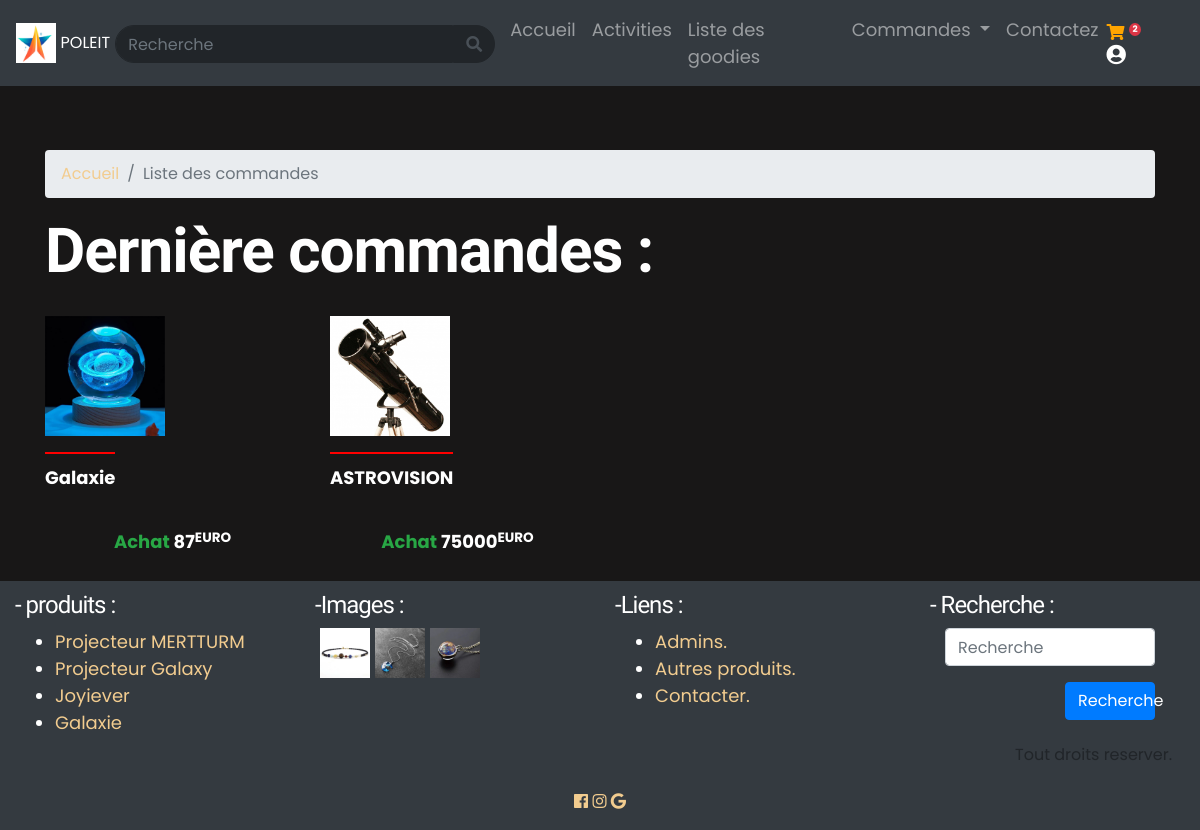
Page /Espace_membre/controleur/listeCommandes_controleur.php (signed in) on the committed database.
### tables this page shows
CREATE TABLE IF NOT EXISTS `commandes` (
  `id` int NOT NULL AUTO_INCREMENT,
  `id_uti` int NOT NULL,
  `id_produit` int NOT NULL,
  `nb_l` int NOT NULL,
  `nb_j` int NOT NULL,
  `prix` int NOT NULL,
  `num` int NOT NULL,
  `etat` enum('Louer','Acheter') NOT NULL,
  `dateL` date DEFAULT NULL,
  `livraison` enum('livré','non livré') NOT NULL,
  `date` date NOT NULL,
  PRIMARY KEY (`id`)
);

CREATE TABLE IF NOT EXISTS `produits` (
  `id` int NOT NULL AUTO_INCREMENT,
  `titre` varchar(255) NOT NULL,
  `p_ach` int NOT NULL,
  `dispo` varchar(11) NOT NULL,
  `stock` int NOT NULL,
  `cat` varchar(255) NOT NULL,
  `nb_v` int NOT NULL,
  `disc` text NOT NULL,
  `promo` int NOT NULL,
  `image` varchar(255) NOT NULL,
  PRIMARY KEY (`id`)
);

### Espace_membre/controleur/listeCommandes_controleur.php (called while the page is built, shortened)
<?php
    include('../../autre/bdd.php');
    include('../modele/accueil_modele.php');
    include('../modele/Produit_modele.php');
    include('../vue/listeCommandes_vue.php');
?>

### Espace_membre/modele/Produit_modele.php (called while the page is built, shortened)
<?php
    function get_commandes($id){
        global $bdd;
        $rep = $bdd->query('SELECT *, commandes.id as id_comm FROM commandes,produits WHERE produits.id = id_produit and id_uti = '.$id.' and livraison = "non livré" ORDER BY commandes.id DESC ');
        return $rep;
    }
?>

### Espace_membre/modele/accueil_modele.php (called while the page is built, shortened)
<?php
    function get_produits($d,$f){
        global $bdd;
        $rep = $bdd->query('SELECT * FROM produits ORDER BY id DESC LIMIT '.$d.','.$f);
        return $rep;
    }
?>

### Espace_membre/vue/listeCommandes_vue.php (the view, shortened to what this page needs)
<html>
<head>
    <link rel="stylesheet" href="../../css/bootstrap/dist/css/bootstrap.min.css" />
    <link rel="stylesheet" href="../../css/bootstrap/icone/css/all.css">
    <link href="../../css/style.css" rel="stylesheet" />
</head>
<body>
    <?php include("../autre/menu.php"); ?>
    <section class="container" id="princi">
        <article>
            <nav aria-label="breadcrumb">
                <ol class="breadcrumb">
                    <li class="breadcrumb-item"><a href="accueil_controleur.php">Accueil</a></li>
                    <li class="breadcrumb-item active" aria-current="page">Liste des commandes</li>
                </ol>
            </nav>
        </article>
        <article>
            <h1 style="color:white;">Dernière commandes :</h1>
            <div class="row">
                <?php
                $commandes=get_commandes($_SESSION['id']);
                while($commande=$commandes->fetch()){
                ?>
                <div class="col-sm-3" id="produits" style="margin-top:20px;">
                    <p id="img_produit" style="color:white;"><a href="commande_controleur.php?comm=<?php echo $commande['id_comm']; ?>"><img src="../../images/produits/<?php echo $commande['image']; ?>" width=120 /></a></p>
                    <a href="commande_controleur.php?comm=<?php echo $commande['id_comm']; ?>">
                        <p id="img_text" style="color:white;"><?php echo $commande['titre']; ?></p>
                    </a>
                    <p style="text-align:center; font-wight:bold;">
                        <strong>
                            <?php
                        if($commande['etat']=="Acheter"){
                        echo '<span style="color:#28a745">Achat </span>';
                        }
                        echo $commande['prix'].'<sup>EURO</sup>' ;
                        ?>
                        </strong>
                    </p>
                </div>
                <?php } ?>
            </div>
        </article>
    </section>
    <?php include('../autre/footer.php'); ?>
</body>
</html>

### Espace_membre/autre/footer.php (shortened to what this page needs)
<footer class="container-fluid" style="color:white; margin-bottom: 0px; margin-top: 10px; padding-top: 10px; background-color:#343a40;">
    <div class="row">
        <div class="col-sm-3">
            <h4>- produits :</h4>
            <?php
			$rep=get_produits(3,4);
            echo '<ul>';
			while($donnees=$rep->fetch()){
                echo '<li><a href="Produit_controleur.php?produit='.$donnees['id'].'">'.$donnees['titre'].'</a>';
            }
            echo '</ul>';
		?>
        </div>
        <div class="col-sm-3">
            <h4>-Images :</h4>
            <?php
		$rep=get_produits(0,3);
		while($donnees=$rep->fetch()){
			echo '<a href="../../images/produits/'.$donnees['image'].'"><img src="../../images/produits/'.$donnees['image'].'" width=50 Style="margin-left:5px;"/></a>';
		}
						 ?>
        </div>
        <div class="col-sm-3">
            <h4>-Liens :</h4>
            <ul>
                <li><a href='../../Espace_admin/controleur/connexion_controleur.php'>Admins.</a></li>
                <li><a href='listeProduit_controleur.php'>Autres produits.</a></li>
                <li><a href='contactez_controleur.php'>Contacter.</a></li>
            </ul>
        </div>
        <div class="col-sm-3">
            <form class="form-horizontal col-lg-12" method="get" action="Recherche_controleur.php">
                <h4>- Recherche :</h4>
                <div class="form-group">
                    <div class="col-lg-12">
                        <div class="form-group">
                            <input id="rech" name="rech" class="form-control" placeholder="Recherche" type='search'>
                        </div>
                    </div>
                    <div class="form-group">
                        <div class="col-lg-6 offset-lg-6">
                            <button id="connexion " name="connexion " class="btn btn-primary btn-block"><span class="glyphicon glyphicon-search"></span> Recherche </button>
                        </div>
                    </div>
                </div>
            </form>
            <p class="btn float-right">Tout droits reserver.</p>
        </div>
        <div class="col-sm-12 text-center">
                <a href="fb.com"><i class="fab fa-facebook"></i></a>
                <a href="insta.com"><i class="fab fa-instagram"></i></a>
                <a href="mailto:eniemsite@gmail.com"><i class="fab fa-google"></i></a>
        </div>
    </div>
</footer>

### css/style.css (style rules this page uses)
#princi { margin-top: 80px; }
#img_text { text-align: center; border-top: 2px red solid; padding-top: 10px; height: 60px; color: black; font-weight: bold; }
@media screen and (max-width: 1280px) { #princi { margin-top: 150px; } }

### Espace_membre/css/tooplate-kool-form-pack.css (style rules this page uses)
:root { --body-bg-color: #181717; --white-color: #ffffff; --primary-color: #E07A5F; --secondary-color: #F2CC8F; --section-bg-color: #f0f8ff; --custom-btn-bg-color: #E07A5F; --custom-btn-bg-hover-color: #F2CC8F; --dark-color: #000000; --p-color: #ffffff; --link-hover-color: #F2CC8F; --body-font-family: 'Poppins', sans-serif; --heading-font-family: 'Unbounded', sans-serif; --h1-font-size: 62px; --h2-font-size: 36px; --h3-font-size: 28px; --h4-font-size: 24px; --h5-font-size: 22px; --h6-font-size: 20px; --p-font-size: 18px; --menu-font-size: 16px; --btn-font-size: 14px; --border-radius-large: 100px; --border-radius-medium: 20px; --border-radius-small: 10px; --font-weight-normal: 400; --font-weight-medium: 500; --font-weight-bold: 700; }
body { background-color: var(--body-bg-color); font-family: var(--body-font-family); }
h1, h2, h3, h4, h5, h6 { font-family: var(--heading-font-family); font-weight: var(--font-weight-medium); letter-spacing: -1px; }
h1 { font-size: var(--h1-font-size); font-weight: var(--font-weight-bold); }
h4 { font-size: var(--h4-font-size); }
p { color: var(--p-color); font-size: var(--p-font-size); font-weight: var(--font-weight-normal); }
ul li { color: var(--p-color); font-size: var(--p-font-size); font-weight: var(--font-weight-normal); }
a, button { touch-action: manipulation; transition: all 0.3s; }
a { display: inline-block; color: var(--secondary-color); text-decoration: none; }
b, strong { font-weight: var(--font-weight-bold); }

### rows in the picture
commandes: id_produit.image (picture), id_produit.titre "Galaxie", etat "Achat", prix "87"
commandes: id_produit.image (picture), id_produit.titre "ASTROVISION", etat "Achat", prix "75000"
produits: titre "Projecteur MERTTURM"
produits: titre "Projecteur Galaxy"
produits: titre "Joyiever"
produits: titre "Galaxie"
produits: image (picture)
produits: image (picture)
produits: image (picture)

### other values in the picture
get_nb_pan($_SESSION['id']) "2"
